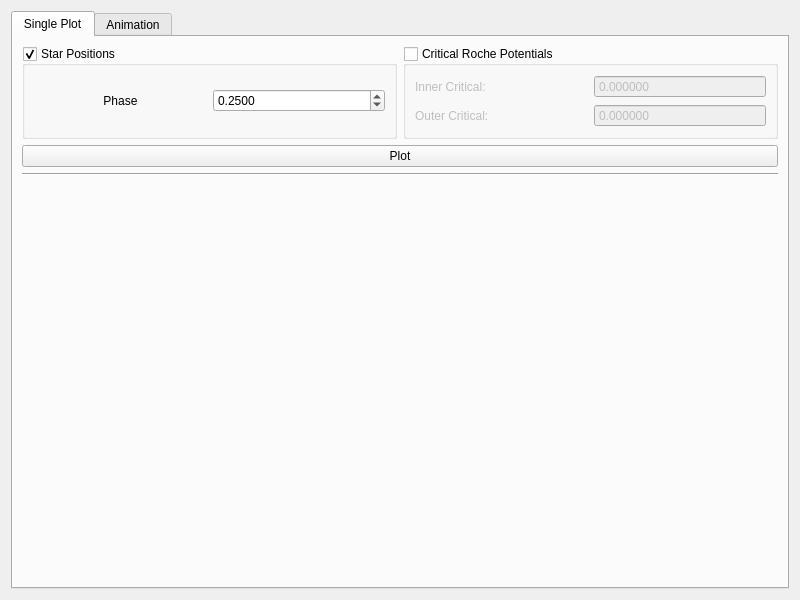
<?xml version="1.0" encoding="UTF-8"?>
<ui version="4.0">
 <class>StarPositionWidget</class>
 <widget class="QWidget" name="StarPositionWidget">
  <property name="geometry">
   <rect>
    <x>0</x>
    <y>0</y>
    <width>800</width>
    <height>600</height>
   </rect>
  </property>
  <property name="minimumSize">
   <size>
    <width>800</width>
    <height>500</height>
   </size>
  </property>
  <property name="windowTitle">
   <string>Star Positions</string>
  </property>
  <layout class="QVBoxLayout" name="verticalLayout">
   <item>
    <widget class="QTabWidget" name="tabWidget">
     <property name="currentIndex">
      <number>0</number>
     </property>
     <widget class="QWidget" name="tab_2">
      <attribute name="title">
       <string>Single Plot</string>
      </attribute>
      <layout class="QGridLayout" name="gridLayout_5">
       <item row="0" column="0">
        <widget class="QGroupBox" name="positions_groupbox">
         <property name="title">
          <string>Star Positions</string>
         </property>
         <property name="checkable">
          <bool>true</bool>
         </property>
         <layout class="QGridLayout" name="gridLayout_2">
          <item row="0" column="0">
           <widget class="QLabel" name="label_7">
            <property name="text">
             <string>Phase</string>
            </property>
            <property name="alignment">
             <set>Qt::AlignCenter</set>
            </property>
           </widget>
          </item>
          <item row="0" column="1">
           <widget class="QDoubleSpinBox" name="phase_spinbox">
            <property name="enabled">
             <bool>true</bool>
            </property>
            <property name="minimumSize">
             <size>
              <width>70</width>
              <height>0</height>
             </size>
            </property>
            <property name="decimals">
             <number>4</number>
            </property>
            <property name="minimum">
             <double>0.000000000000000</double>
            </property>
            <property name="maximum">
             <double>1.000000000000000</double>
            </property>
            <property name="singleStep">
             <double>0.010000000000000</double>
            </property>
            <property name="value">
             <double>0.250000000000000</double>
            </property>
           </widget>
          </item>
         </layout>
        </widget>
       </item>
       <item row="0" column="1">
        <widget class="QGroupBox" name="roche_groupbox">
         <property name="title">
          <string>Critical Roche Potentials</string>
         </property>
         <property name="checkable">
          <bool>true</bool>
         </property>
         <property name="checked">
          <bool>false</bool>
         </property>
         <layout class="QGridLayout" name="gridLayout_4">
          <item row="0" column="0">
           <widget class="QLabel" name="label_12">
            <property name="text">
             <string>Inner Critical:</string>
            </property>
           </widget>
          </item>
          <item row="0" column="1">
           <widget class="QDoubleSpinBox" name="inner_crit_otpt">
            <property name="readOnly">
             <bool>true</bool>
            </property>
            <property name="buttonSymbols">
             <enum>QAbstractSpinBox::NoButtons</enum>
            </property>
            <property name="decimals">
             <number>6</number>
            </property>
            <property name="maximum">
             <double>9999.000000000000000</double>
            </property>
           </widget>
          </item>
          <item row="1" column="0">
           <widget class="QLabel" name="label_9">
            <property name="text">
             <string>Outer Critical:</string>
            </property>
           </widget>
          </item>
          <item row="1" column="1">
           <widget class="QDoubleSpinBox" name="outer_crit_otpt">
            <property name="readOnly">
             <bool>true</bool>
            </property>
            <property name="buttonSymbols">
             <enum>QAbstractSpinBox::NoButtons</enum>
            </property>
            <property name="decimals">
             <number>6</number>
            </property>
            <property name="maximum">
             <double>9999.000000000000000</double>
            </property>
           </widget>
          </item>
         </layout>
        </widget>
       </item>
       <item row="2" column="0" colspan="2">
        <widget class="Line" name="line_6">
         <property name="orientation">
          <enum>Qt::Horizontal</enum>
         </property>
        </widget>
       </item>
       <item row="3" column="0" colspan="2">
        <widget class="QWidget" name="plot_widget" native="true">
         <property name="sizePolicy">
          <sizepolicy hsizetype="Expanding" vsizetype="Expanding">
           <horstretch>0</horstretch>
           <verstretch>0</verstretch>
          </sizepolicy>
         </property>
        </widget>
       </item>
       <item row="1" column="0" colspan="2">
        <widget class="QPushButton" name="plot_btn">
         <property name="sizePolicy">
          <sizepolicy hsizetype="Preferred" vsizetype="Preferred">
           <horstretch>0</horstretch>
           <verstretch>0</verstretch>
          </sizepolicy>
         </property>
         <property name="text">
          <string>Plot</string>
         </property>
        </widget>
       </item>
      </layout>
     </widget>
     <widget class="QWidget" name="tab">
      <attribute name="title">
       <string>Animation</string>
      </attribute>
      <layout class="QGridLayout" name="gridLayout_3">
       <item row="3" column="0">
        <widget class="QGroupBox" name="groupBox_3">
         <property name="title">
          <string>Output</string>
         </property>
         <layout class="QVBoxLayout" name="verticalLayout_2">
          <item>
           <widget class="QPushButton" name="saveframe_btn">
            <property name="enabled">
             <bool>true</bool>
            </property>
            <property name="text">
             <string>Save Frame</string>
            </property>
           </widget>
          </item>
          <item>
           <widget class="QPushButton" name="saveall_btn">
            <property name="text">
             <string>Save All</string>
            </property>
           </widget>
          </item>
         </layout>
        </widget>
       </item>
       <item row="0" column="1" rowspan="2">
        <widget class="Line" name="line">
         <property name="orientation">
          <enum>Qt::Vertical</enum>
         </property>
        </widget>
       </item>
       <item row="0" column="2" rowspan="2">
        <widget class="QLabel" name="viewport_pixlabel">
         <property name="sizePolicy">
          <sizepolicy hsizetype="Expanding" vsizetype="Expanding">
           <horstretch>0</horstretch>
           <verstretch>0</verstretch>
          </sizepolicy>
         </property>
         <property name="text">
          <string/>
         </property>
        </widget>
       </item>
       <item row="3" column="2">
        <widget class="QGroupBox" name="groupBox_2">
         <property name="title">
          <string>Playback</string>
         </property>
         <layout class="QHBoxLayout" name="horizontalLayout_2">
          <item>
           <widget class="QPushButton" name="start_btn">
            <property name="minimumSize">
             <size>
              <width>35</width>
              <height>35</height>
             </size>
            </property>
            <property name="maximumSize">
             <size>
              <width>35</width>
              <height>35</height>
             </size>
            </property>
            <property name="text">
             <string/>
            </property>
           </widget>
          </item>
          <item>
           <widget class="QPushButton" name="pause_btn">
            <property name="minimumSize">
             <size>
              <width>35</width>
              <height>35</height>
             </size>
            </property>
            <property name="maximumSize">
             <size>
              <width>35</width>
              <height>35</height>
             </size>
            </property>
            <property name="text">
             <string/>
            </property>
           </widget>
          </item>
          <item>
           <widget class="QPushButton" name="prev_btn">
            <property name="enabled">
             <bool>true</bool>
            </property>
            <property name="sizePolicy">
             <sizepolicy hsizetype="Minimum" vsizetype="Fixed">
              <horstretch>0</horstretch>
              <verstretch>0</verstretch>
             </sizepolicy>
            </property>
            <property name="minimumSize">
             <size>
              <width>35</width>
              <height>35</height>
             </size>
            </property>
            <property name="maximumSize">
             <size>
              <width>35</width>
              <height>35</height>
             </size>
            </property>
            <property name="text">
             <string/>
            </property>
           </widget>
          </item>
          <item>
           <widget class="QPushButton" name="next_btn">
            <property name="enabled">
             <bool>true</bool>
            </property>
            <property name="minimumSize">
             <size>
              <width>35</width>
              <height>35</height>
             </size>
            </property>
            <property name="maximumSize">
             <size>
              <width>35</width>
              <height>35</height>
             </size>
            </property>
            <property name="text">
             <string/>
            </property>
           </widget>
          </item>
          <item>
           <widget class="Line" name="line_5">
            <property name="orientation">
             <enum>Qt::Vertical</enum>
            </property>
           </widget>
          </item>
          <item>
           <widget class="QSlider" name="horizontalSlider">
            <property name="enabled">
             <bool>true</bool>
            </property>
            <property name="sizePolicy">
             <sizepolicy hsizetype="Expanding" vsizetype="Fixed">
              <horstretch>0</horstretch>
              <verstretch>0</verstretch>
             </sizepolicy>
            </property>
            <property name="orientation">
             <enum>Qt::Horizontal</enum>
            </property>
           </widget>
          </item>
         </layout>
        </widget>
       </item>
       <item row="0" column="0">
        <widget class="QGroupBox" name="groupBox">
         <property name="sizePolicy">
          <sizepolicy hsizetype="Preferred" vsizetype="Expanding">
           <horstretch>0</horstretch>
           <verstretch>0</verstretch>
          </sizepolicy>
         </property>
         <property name="minimumSize">
          <size>
           <width>225</width>
           <height>0</height>
          </size>
         </property>
         <property name="maximumSize">
          <size>
           <width>225</width>
           <height>16777215</height>
          </size>
         </property>
         <property name="title">
          <string>Render Settings</string>
         </property>
         <layout class="QGridLayout" name="gridLayout">
          <item row="2" column="0">
           <widget class="QLabel" name="label_4">
            <property name="sizePolicy">
             <sizepolicy hsizetype="Preferred" vsizetype="Fixed">
              <horstretch>0</horstretch>
              <verstretch>0</verstretch>
             </sizepolicy>
            </property>
            <property name="text">
             <string>Axis Min</string>
            </property>
            <property name="alignment">
             <set>Qt::AlignCenter</set>
            </property>
           </widget>
          </item>
          <item row="3" column="0">
           <widget class="QLabel" name="label_5">
            <property name="sizePolicy">
             <sizepolicy hsizetype="Preferred" vsizetype="Fixed">
              <horstretch>0</horstretch>
              <verstretch>0</verstretch>
             </sizepolicy>
            </property>
            <property name="text">
             <string>Axis Max</string>
            </property>
            <property name="alignment">
             <set>Qt::AlignCenter</set>
            </property>
           </widget>
          </item>
          <item row="3" column="2" colspan="2">
           <widget class="QDoubleSpinBox" name="max_spinbox">
            <property name="decimals">
             <number>1</number>
            </property>
            <property name="minimum">
             <double>-100.000000000000000</double>
            </property>
            <property name="maximum">
             <double>100.000000000000000</double>
            </property>
            <property name="singleStep">
             <double>0.500000000000000</double>
            </property>
            <property name="value">
             <double>1.500000000000000</double>
            </property>
           </widget>
          </item>
          <item row="5" column="0">
           <widget class="QLabel" name="label_8">
            <property name="text">
             <string>Resolution</string>
            </property>
            <property name="alignment">
             <set>Qt::AlignCenter</set>
            </property>
           </widget>
          </item>
          <item row="5" column="1" colspan="3">
           <widget class="QComboBox" name="dpi_combobox">
            <item>
             <property name="text">
              <string>64dpi</string>
             </property>
            </item>
            <item>
             <property name="text">
              <string>128dpi</string>
             </property>
            </item>
            <item>
             <property name="text">
              <string>196dpi</string>
             </property>
            </item>
            <item>
             <property name="text">
              <string>256dpi</string>
             </property>
            </item>
           </widget>
          </item>
          <item row="6" column="0" colspan="4">
           <widget class="QPushButton" name="render_btn">
            <property name="sizePolicy">
             <sizepolicy hsizetype="Minimum" vsizetype="Minimum">
              <horstretch>0</horstretch>
              <verstretch>0</verstretch>
             </sizepolicy>
            </property>
            <property name="maximumSize">
             <size>
              <width>16777215</width>
              <height>100</height>
             </size>
            </property>
            <property name="text">
             <string>Render</string>
            </property>
           </widget>
          </item>
          <item row="1" column="0" colspan="4">
           <widget class="Line" name="line_3">
            <property name="orientation">
             <enum>Qt::Horizontal</enum>
            </property>
           </widget>
          </item>
          <item row="4" column="0" colspan="4">
           <widget class="Line" name="line_4">
            <property name="orientation">
             <enum>Qt::Horizontal</enum>
            </property>
           </widget>
          </item>
          <item row="2" column="2" colspan="2">
           <widget class="QDoubleSpinBox" name="min_spinbox">
            <property name="decimals">
             <number>1</number>
            </property>
            <property name="minimum">
             <double>-100.000000000000000</double>
            </property>
            <property name="maximum">
             <double>100.000000000000000</double>
            </property>
            <property name="singleStep">
             <double>0.500000000000000</double>
            </property>
            <property name="value">
             <double>-1.500000000000000</double>
            </property>
           </widget>
          </item>
          <item row="0" column="0">
           <widget class="QCheckBox" name="single_chk">
            <property name="text">
             <string>Single Phase</string>
            </property>
           </widget>
          </item>
          <item row="0" column="2" colspan="2">
           <widget class="QDoubleSpinBox" name="render_phaseSpinbox">
            <property name="enabled">
             <bool>false</bool>
            </property>
            <property name="decimals">
             <number>2</number>
            </property>
            <property name="minimum">
             <double>0.000000000000000</double>
            </property>
            <property name="maximum">
             <double>1.000000000000000</double>
            </property>
            <property name="singleStep">
             <double>0.010000000000000</double>
            </property>
            <property name="value">
             <double>0.250000000000000</double>
            </property>
           </widget>
          </item>
         </layout>
        </widget>
       </item>
       <item row="5" column="0" colspan="3">
        <layout class="QHBoxLayout" name="horizontalLayout">
         <item>
          <widget class="QLabel" name="message_label">
           <property name="minimumSize">
            <size>
             <width>150</width>
             <height>0</height>
            </size>
           </property>
           <property name="maximumSize">
            <size>
             <width>150</width>
             <height>16777215</height>
            </size>
           </property>
           <property name="text">
            <string>Ready</string>
           </property>
          </widget>
         </item>
         <item>
          <widget class="QProgressBar" name="progressBar">
           <property name="enabled">
            <bool>true</bool>
           </property>
           <property name="value">
            <number>0</number>
           </property>
           <property name="invertedAppearance">
            <bool>false</bool>
           </property>
          </widget>
         </item>
        </layout>
       </item>
       <item row="4" column="0" colspan="3">
        <widget class="Line" name="line_8">
         <property name="orientation">
          <enum>Qt::Horizontal</enum>
         </property>
        </widget>
       </item>
       <item row="3" column="1">
        <widget class="Line" name="line_7">
         <property name="orientation">
          <enum>Qt::Vertical</enum>
         </property>
        </widget>
       </item>
       <item row="2" column="2">
        <widget class="Line" name="line_2">
         <property name="orientation">
          <enum>Qt::Horizontal</enum>
         </property>
        </widget>
       </item>
       <item row="2" column="0">
        <widget class="Line" name="line_9">
         <property name="orientation">
          <enum>Qt::Horizontal</enum>
         </property>
        </widget>
       </item>
      </layout>
     </widget>
    </widget>
   </item>
  </layout>
 </widget>
 <resources/>
 <connections/>
</ui>
